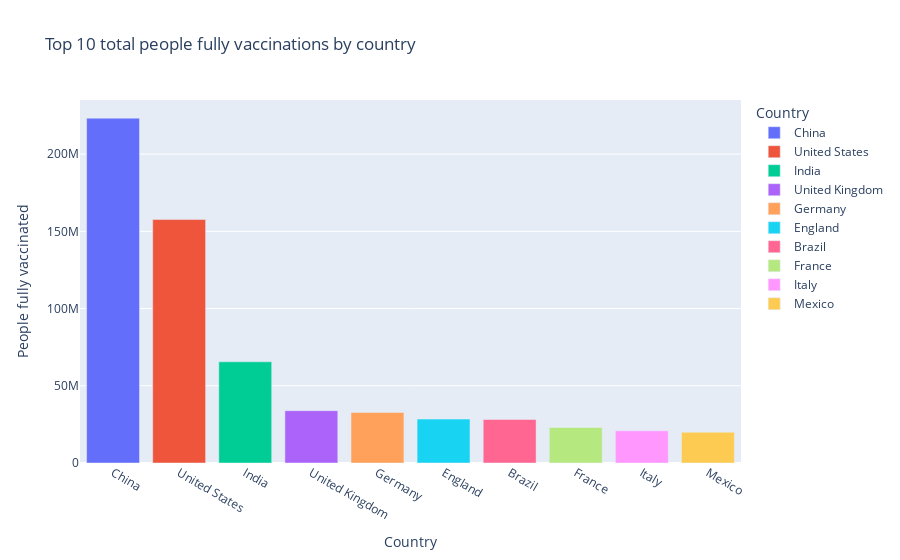

Notebook code cell kept with this figure:
### Code cell
px.bar(people_fully_vaccinated, x = "country", y = "people_fully_vaccinated", labels = {"country":"Country", "people_fully_vaccinated":"People fully vaccinated"}, color = "country", title = "Top 10 total people fully vaccinations by country")

### Figure 1 — Plotly figure (JSON) as saved in the notebook; plotly's stock layout.template omitted (floating-point values rounded to 4 significant figures)
{"data": [{"alignmentgroup": "True", "hovertemplate": "Country=%{x}<br>People fully vaccinated=%{y}<extra></extra>", "legendgroup": "China", "marker": {"color": "#636efa"}, "name": "China", "offsetgroup": "China", "orientation": "v", "showlegend": true, "textposition": "auto", "type": "bar", "x": ["China"], "xaxis": "x", "y": [223299000], "yaxis": "y"}, {"alignmentgroup": "True", "hovertemplate": "Country=%{x}<br>People fully vaccinated=%{y}<extra></extra>", "legendgroup": "United States", "marker": {"color": "#EF553B"}, "name": "United States", "offsetgroup": "United States", "orientation": "v", "showlegend": true, "textposition": "auto", "type": "bar", "x": ["United States"], "xaxis": "x", "y": [157636088], "yaxis": "y"}, {"alignmentgroup": "True", "hovertemplate": "Country=%{x}<br>People fully vaccinated=%{y}<extra></extra>", "legendgroup": "India", "marker": {"color": "#00cc96"}, "name": "India", "offsetgroup": "India", "orientation": "v", "showlegend": true, "textposition": "auto", "type": "bar", "x": ["India"], "xaxis": "x", "y": [65525089], "yaxis": "y"}, {"alignmentgroup": "True", "hovertemplate": "Country=%{x}<br>People fully vaccinated=%{y}<extra></extra>", "legendgroup": "United Kingdom", "marker": {"color": "#ab63fa"}, "name": "United Kingdom", "offsetgroup": "United Kingdom", "orientation": "v", "showlegend": true, "textposition": "auto", "type": "bar", "x": ["United Kingdom"], "xaxis": "x", "y": [33874176], "yaxis": "y"}, {"alignmentgroup": "True", "hovertemplate": "Country=%{x}<br>People fully vaccinated=%{y}<extra></extra>", "legendgroup": "Germany", "marker": {"color": "#FFA15A"}, "name": "Germany", "offsetgroup": "Germany", "orientation": "v", "showlegend": true, "textposition": "auto", "type": "bar", "x": ["Germany"], "xaxis": "x", "y": [32696003], "yaxis": "y"}, {"alignmentgroup": "True", "hovertemplate": "Country=%{x}<br>People fully vaccinated=%{y}<extra></extra>", "legendgroup": "England", "marker": {"color": "#19d3f3"}, "name": "England", "offsetgroup": "England", "orientation": "v", "showlegend": true, "textposition": "auto", "type": "bar", "x": ["England"], "xaxis": "x", "y": [28432362], "yaxis": "y"}, {"alignmentgroup": "True", "hovertemplate": "Country=%{x}<br>People fully vaccinated=%{y}<extra></extra>", "legendgroup": "Brazil", "marker": {"color": "#FF6692"}, "name": "Brazil", "offsetgroup": "Brazil", "orientation": "v", "showlegend": true, "textposition": "auto", "type": "bar", "x": ["Brazil"], "xaxis": "x", "y": [28160641], "yaxis": "y"}, {"alignmentgroup": "True", "hovertemplate": "Country=%{x}<br>People fully vaccinated=%{y}<extra></extra>", "legendgroup": "France", "marker": {"color": "#B6E880"}, "name": "France", "offsetgroup": "France", "orientation": "v", "showlegend": true, "textposition": "auto", "type": "bar", "x": ["France"], "xaxis": "x", "y": [23027275], "yaxis": "y"}, {"alignmentgroup": "True", "hovertemplate": "Country=%{x}<br>People fully vaccinated=%{y}<extra></extra>", "legendgroup": "Italy", "marker": {"color": "#FF97FF"}, "name": "Italy", "offsetgroup": "Italy", "orientation": "v", "showlegend": true, "textposition": "auto", "type": "bar", "x": ["Italy"], "xaxis": "x", "y": [20858991], "yaxis": "y"}, {"alignmentgroup": "True", "hovertemplate": "Country=%{x}<br>People fully vaccinated=%{y}<extra></extra>", "legendgroup": "Mexico", "marker": {"color": "#FECB52"}, "name": "Mexico", "offsetgroup": "Mexico", "orientation": "v", "showlegend": true, "textposition": "auto", "type": "bar", "x": ["Mexico"], "xaxis": "x", "y": [19937022], "yaxis": "y"}], "layout": {"barmode": "relative", "legend": {"title": {"text": "Country"}, "tracegroupgap": 0}, "title": {"text": "Top 10 total people fully vaccinations by country"}, "xaxis": {"anchor": "y", "categoryarray": ["China", "United States", "India", "United Kingdom", "Germany", "England", "Brazil", "France", "Italy", "Mexico"], "categoryorder": "array", "domain": [0, 1], "title": {"text": "Country"}}, "yaxis": {"anchor": "x", "domain": [0, 1], "title": {"text": "People fully vaccinated"}}}}
